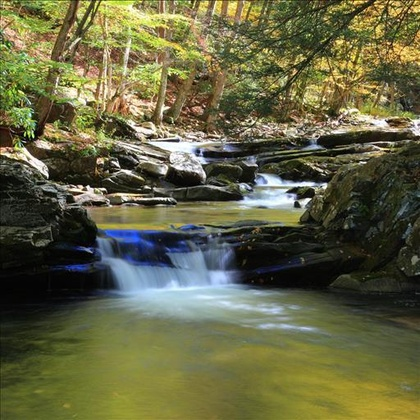
%> input picture Original/Single/nadi.jpg, 420 x 420 px, shrunk from 512 x 512 before the run
$ octave partition.m   (GNU Octave 9; MATLAB toolbox functions it lacks are replaced by stand-ins)
%> lines starting %> are read from the running program, lines starting %| are printed output that depends on the picture; in (x1, y1, x2, y2) boxes, pixels count from 0 and x2, y2 are one past the last pixel; in counts of white or black regions, pixels touching at a corner belong together; the program's own positions count from 1
path_name = '../PuzzleDataset/nadi.jpg';
Im = imread(path_name);
%> Im is the input picture: size 420x420x3 uint8; mean R, G, B 100.8, 100.7, 67.3
for i=1:64:size(Im,1)

    for j=1:size(Im,2)
        Im(i,j,1)=0;
        Im(i,j,2)=0;
        Im(i,j,3)=0;
    end
end
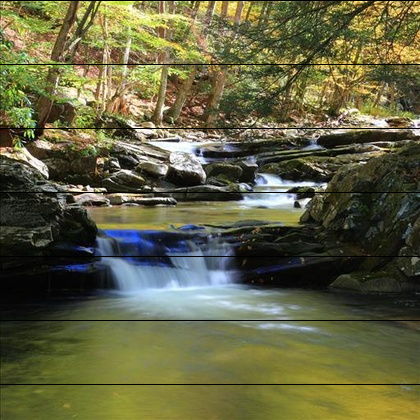
%> Im: size 420x420x3 uint8; 1.67% of pixels changed, all inside (x1, y1, x2, y2) = (0, 0, 420, 385)
for j=1:64:size(Im,2)

    for i=1:size(Im,1)
        Im(i,j,1)=0;
        Im(i,j,2)=0;
        Im(i,j,3)=0;
    end
end
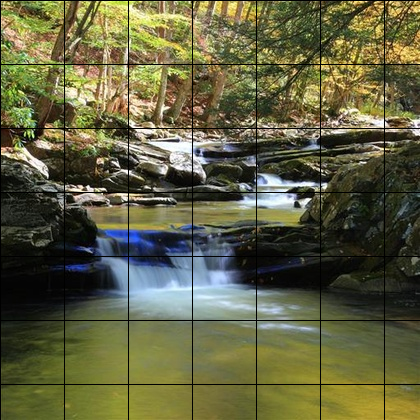
%> Im: size 420x420x3 uint8; 1.64% of pixels changed, all inside (x1, y1, x2, y2) = (0, 1, 385, 420)
imshow(Im);

$ run again, with Original/Single/dog.jpg copied over Original/Single/nadi.jpg
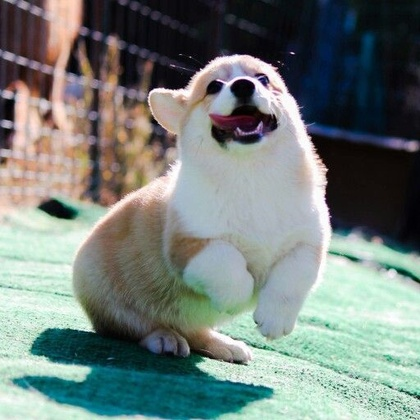
%> input picture Original/Single/dog.jpg, 420 x 420 px, shrunk from 512 x 512 before the run
%> Im is the input picture: size 420x420x3 uint8; mean R, G, B 116.3, 127.1, 123.1
%> after the loop `for i=1:64:size(Im,1)`:
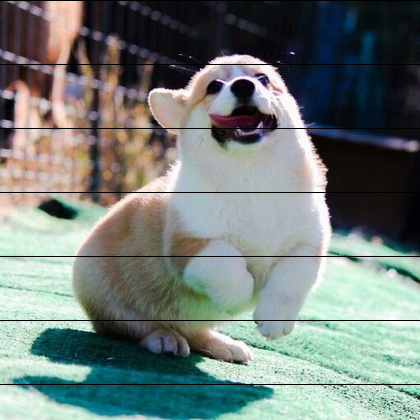
%> Im: size 420x420x3 uint8; 1.67% of pixels changed, all inside (x1, y1, x2, y2) = (0, 0, 420, 385)
%> after the loop `for j=1:64:size(Im,2)`:
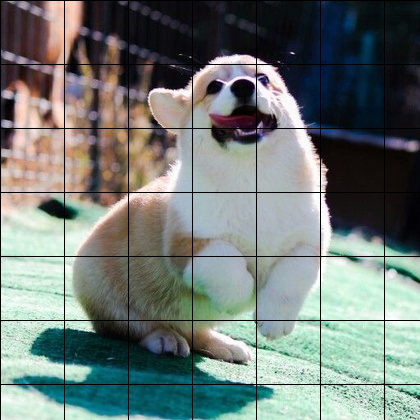
%> Im: size 420x420x3 uint8; 1.64% of pixels changed, all inside (x1, y1, x2, y2) = (0, 1, 385, 420)
